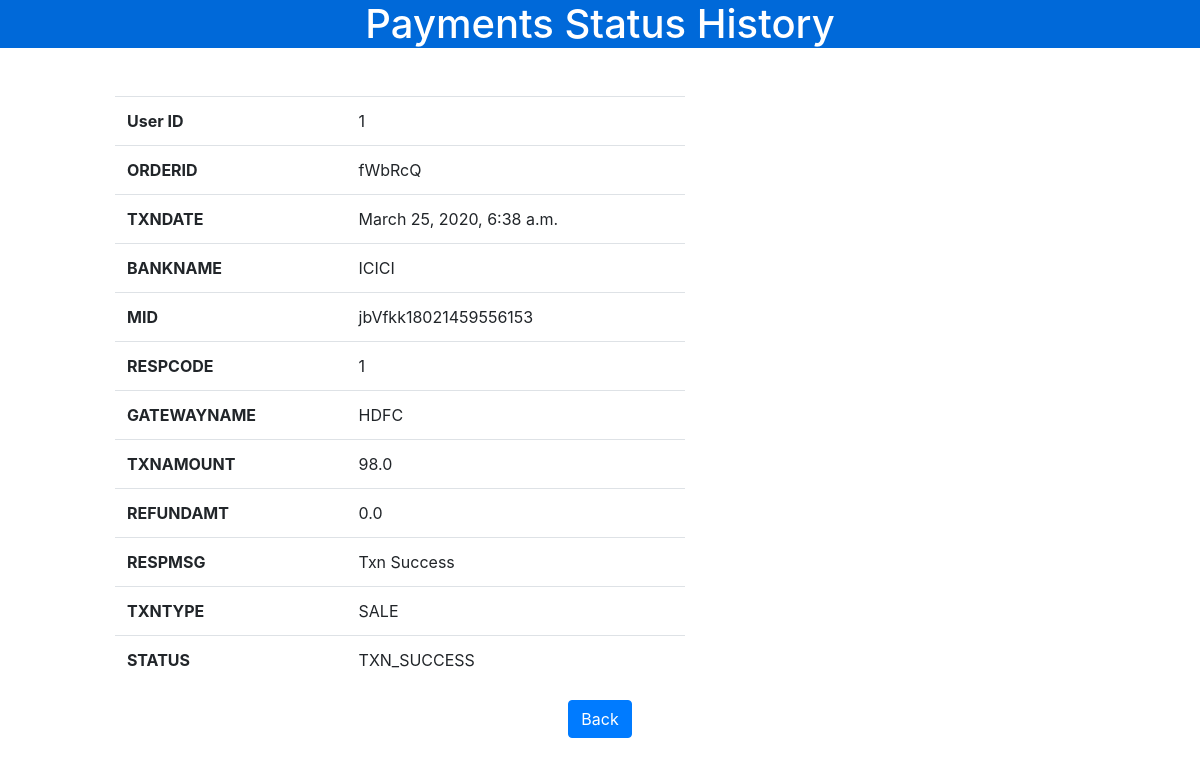
The page /PaydetailStatus/1 on the database its author committed.
### cheatingdash/models.py (models this page shows, shortened)
class StatusHistory(models.Model):
    ORDERID = models.CharField('ORDER ID', max_length=300)
    TXNDATE = models.DateTimeField('TXN DATE', auto_now_add=True)
    TXNID = models.CharField('TXN ID',max_length=300,null=True, blank=True)
    TXNTYPE=models.CharField('TXNTYPE',max_length=300,null=True, blank=True)
    BANKTXNID = models.CharField('BANK TXN ID',max_length=300, null=True, blank=True)
    BANKNAME = models.CharField('BANK NAME', max_length=50, null=True, blank=True)
    RESPCODE = models.IntegerField('RESP CODE',)
    PAYMENTMODE = models.CharField('PAYMENT MODE', max_length=10, null=True, blank=True)
    GATEWAYNAME = models.CharField("GATEWAY NAME", max_length=30, null=True, blank=True)
    MID = models.CharField(max_length=100,null=True, blank=True)
    RESPMSG = models.TextField('RESP MSG', max_length=250)
    TXNAMOUNT = models.FloatField('TXN AMOUNT', max_length=250)
    REFUNDAMT=models.FloatField('REFUNDAMT', max_length=250)
    STATUS = models.CharField('STATUS', max_length=12)
    class Meta:
        app_label = 'cheatingdash'

### cheatingdash/views.py (the view)
# urls.py: path('PaydetailStatus/<int:id>', views.PaydetailStatus, name='PaydetailStatus'),
def PaydetailStatus(request, id):
    user = StatusHistory.objects.get(id = id)
    return render(request, 'paydetailstatus.html', {'user': user})

### templates/paydetailstatus.html (shortened to what this page needs)
<!DOCTYPE html>
<html lang="en">
<head>
<link rel="stylesheet" href="https://cdnjs.cloudflare.com/ajax/libs/twitter-bootstrap/4.4.1/css/bootstrap.min.css">
<link rel="stylesheet" href="https://cdnjs.cloudflare.com/ajax/libs/font-awesome/5.11.2/css/all.min.css">
</head>
<body>
<h1 class="text-center btn-primary"> Payments Status History </h1>
<div class="container-fluid mt-5">
    <div class="row">
        <div class="col-xl-6 offset-xl-1">
            <table class="table">
                <tbody>
                    <tr>
                        <th>User ID</th>
                        <td>{{user.id}}</td>
                    </tr>
                    <tr>
                        <th>ORDERID</th>
                        <td>{{user.ORDERID}}</td>
                    </tr>
                    <tr>
                        <th>TXNDATE</th>
                        <td>{{user.TXNDATE}}</td>
                    </tr>
                    <tr>
                        <th>BANKNAME</th>
                        <td>{{user.BANKNAME}}</td>
                    </tr>
                    <tr>
                        <th>MID</th>
                        <td>{{user.MID}}</td>
                    </tr>
                  <tr>
                        <th>RESPCODE</th>
                        <td>{{user.RESPCODE}}</td>
                    </tr>
                    <tr>
                        <th>GATEWAYNAME</th>
                        <td>{{user.GATEWAYNAME}}</td>
                    </tr>
                    <tr>
                        <th>TXNAMOUNT</th>
                        <td>{{user.TXNAMOUNT}}</td>
                    </tr>
                    <tr>
                        <th>REFUNDAMT</th>
                        <td>{{user.REFUNDAMT}}</td>
                    </tr>
                    <tr>
                        <th>RESPMSG</th>
                        <td>{{user.RESPMSG}}</td>
                    </tr>
                    <tr>
                        <th>TXNTYPE</th>
                        <td>{{user.TXNTYPE}}</td>
                    </tr>
                    <tr>
                        <th>STATUS</th>
                        <td>{{user.STATUS}}</td>
                    </tr>
                </tbody>
            </table>
        </div>
    </div>
</div>
<div class="text-center">
    <a href="/StatusHistorys" class="btn btn-primary text-center">Back</a>
</div>
</body>
</html>

### rows shown on the page
StatusHistory: id "1", ORDERID "fWbRcQ", TXNDATE "March 25, 2020, 6:38 a.m.", BANKNAME "ICICI", MID "jbVfkk18021459556153", RESPCODE "1", GATEWAYNAME "HDFC", TXNAMOUNT "98.0", REFUNDAMT "0.0", RESPMSG "Txn Success", TXNTYPE "SALE", STATUS "TXN_SUCCESS"
